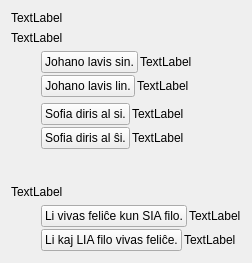
     <widget class="QWidget" name="tab_9">
      <attribute name="icon">
       <iconset resource="ikonoj.qrc">
        <normaloff>:/ikonoj/leciono.png</normaloff>:/ikonoj/leciono.png</iconset>
      </attribute>
      <attribute name="title">
       <string>9</string>
      </attribute>
      <layout class="QVBoxLayout" name="verticalLayout_40" stretch="0,0,1,0,3">
       <item>
        <widget class="titolo" name="Lec10_Label9">
         <property name="text">
          <string>TextLabel</string>
         </property>
        </widget>
       </item>
       <item>
        <layout class="QVBoxLayout" name="verticalLayout_42">
         <item>
          <widget class="QLabel" name="Lec10_Label758">
           <property name="text">
            <string>TextLabel</string>
           </property>
           <property name="alignment">
            <set>Qt::AlignBottom|Qt::AlignLeading|Qt::AlignLeft</set>
           </property>
           <property name="wordWrap">
            <bool>true</bool>
           </property>
          </widget>
         </item>
         <item>
          <layout class="QHBoxLayout" name="horizontalLayout_76">
           <item>
            <spacer name="horizontalSpacer_12">
             <property name="orientation">
              <enum>Qt::Horizontal</enum>
             </property>
             <property name="sizeType">
              <enum>QSizePolicy::Fixed</enum>
             </property>
             <property name="sizeHint" stdset="0">
              <size>
               <width>30</width>
               <height>20</height>
              </size>
             </property>
            </spacer>
           </item>
           <item>
            <layout class="QVBoxLayout" name="verticalLayout_41">
             <item>
              <layout class="QVBoxLayout" name="verticalLayout_38">
               <property name="spacing">
                <number>2</number>
               </property>
               <item>
                <layout class="QHBoxLayout" name="horizontalLayout_70">
                 <item>
                  <widget class="neklakebla" name="pushButton_72">
                   <property name="sizePolicy">
                    <sizepolicy hsizetype="Maximum" vsizetype="Fixed">
                     <horstretch>0</horstretch>
                     <verstretch>0</verstretch>
                    </sizepolicy>
                   </property>
                   <property name="text">
                    <string>Johano lavis sin.</string>
                   </property>
                  </widget>
                 </item>
                 <item>
                  <widget class="QLabel" name="Lec10_Label759">
                   <property name="text">
                    <string>TextLabel</string>
                   </property>
                   <property name="wordWrap">
                    <bool>true</bool>
                   </property>
                  </widget>
                 </item>
                </layout>
               </item>
               <item>
                <layout class="QHBoxLayout" name="horizontalLayout_71">
                 <item>
                  <widget class="neklakebla" name="pushButton_73">
                   <property name="sizePolicy">
                    <sizepolicy hsizetype="Maximum" vsizetype="Fixed">
                     <horstretch>0</horstretch>
                     <verstretch>0</verstretch>
                    </sizepolicy>
                   </property>
                   <property name="text">
                    <string>Johano lavis lin.</string>
                   </property>
                  </widget>
                 </item>
                 <item>
                  <widget class="QLabel" name="Lec10_Label760">
                   <property name="text">
                    <string>TextLabel</string>
                   </property>
                   <property name="wordWrap">
                    <bool>true</bool>
                   </property>
                  </widget>
                 </item>
                </layout>
               </item>
              </layout>
             </item>
             <item>
              <layout class="QVBoxLayout" name="verticalLayout_39">
               <property name="spacing">
                <number>2</number>
               </property>
               <item>
                <layout class="QHBoxLayout" name="horizontalLayout_72">
                 <item>
                  <widget class="neklakebla" name="pushButton_74">
                   <property name="sizePolicy">
                    <sizepolicy hsizetype="Maximum" vsizetype="Fixed">
                     <horstretch>0</horstretch>
                     <verstretch>0</verstretch>
                    </sizepolicy>
                   </property>
                   <property name="text">
                    <string>Sofia diris al si.</string>
                   </property>
                  </widget>
                 </item>
                 <item>
                  <widget class="QLabel" name="Lec10_Label761">
                   <property name="text">
                    <string>TextLabel</string>
                   </property>
                   <property name="wordWrap">
                    <bool>true</bool>
                   </property>
                  </widget>
                 </item>
                </layout>
               </item>
               <item>
                <layout class="QHBoxLayout" name="horizontalLayout_73">
                 <item>
                  <widget class="neklakebla" name="pushButton_75">
                   <property name="sizePolicy">
                    <sizepolicy hsizetype="Maximum" vsizetype="Fixed">
                     <horstretch>0</horstretch>
                     <verstretch>0</verstretch>
                    </sizepolicy>
                   </property>
                   <property name="text">
                    <string>Sofia diris al ŝi.</string>
                   </property>
                  </widget>
                 </item>
                 <item>
                  <widget class="QLabel" name="Lec10_Label762">
                   <property name="text">
                    <string>TextLabel</string>
                   </property>
                   <property name="wordWrap">
                    <bool>true</bool>
                   </property>
                  </widget>
                 </item>
                </layout>
               </item>
              </layout>
             </item>
            </layout>
           </item>
          </layout>
         </item>
        </layout>
       </item>
       <item>
        <spacer name="verticalSpacer_16">
         <property name="orientation">
          <enum>Qt::Vertical</enum>
         </property>
         <property name="sizeType">
          <enum>QSizePolicy::Fixed</enum>
         </property>
         <property name="sizeHint" stdset="0">
          <size>
           <width>20</width>
           <height>30</height>
          </size>
         </property>
        </spacer>
       </item>
       <item>
        <layout class="QVBoxLayout" name="verticalLayout_44">
         <item>
          <widget class="QLabel" name="Lec10_Label1">
           <property name="text">
            <string>TextLabel</string>
           </property>
           <property name="alignment">
            <set>Qt::AlignBottom|Qt::AlignLeading|Qt::AlignLeft</set>
           </property>
           <property name="wordWrap">
            <bool>true</bool>
           </property>
          </widget>
         </item>
         <item>
          <layout class="QHBoxLayout" name="horizontalLayout_79">
           <item>
            <spacer name="horizontalSpacer_13">
             <property name="orientation">
              <enum>Qt::Horizontal</enum>
             </property>
             <property name="sizeType">
              <enum>QSizePolicy::Fixed</enum>
             </property>
             <property name="sizeHint" stdset="0">
              <size>
               <width>30</width>
               <height>20</height>
              </size>
             </property>
            </spacer>
           </item>
           <item>
            <layout class="QVBoxLayout" name="verticalLayout_43">
             <property name="spacing">
              <number>2</number>
             </property>
             <item>
              <layout class="QHBoxLayout" name="horizontalLayout_77">
               <item>
                <widget class="neklakebla" name="pushButton_78">
                 <property name="sizePolicy">
                  <sizepolicy hsizetype="Maximum" vsizetype="Fixed">
                   <horstretch>0</horstretch>
                   <verstretch>0</verstretch>
                  </sizepolicy>
                 </property>
                 <property name="text">
                  <string>Li vivas feliĉe kun SIA filo.</string>
                 </property>
                </widget>
               </item>
               <item>
                <widget class="QLabel" name="Lec10_Label765">
                 <property name="text">
                  <string>TextLabel</string>
                 </property>
                 <property name="wordWrap">
                  <bool>true</bool>
                 </property>
                </widget>
               </item>
              </layout>
             </item>
             <item>
              <layout class="QHBoxLayout" name="horizontalLayout_78">
               <item>
                <widget class="neklakebla" name="pushButton_79">
                 <property name="sizePolicy">
                  <sizepolicy hsizetype="Maximum" vsizetype="Fixed">
                   <horstretch>0</horstretch>
                   <verstretch>0</verstretch>
                  </sizepolicy>
                 </property>
                 <property name="text">
                  <string>Li kaj LIA filo vivas feliĉe.</string>
                 </property>
                </widget>
               </item>
               <item>
                <widget class="QLabel" name="Lec10_Label766">
                 <property name="text">
                  <string>TextLabel</string>
                 </property>
                 <property name="wordWrap">
                  <bool>true</bool>
                 </property>
                </widget>
               </item>
              </layout>
             </item>
            </layout>
           </item>
          </layout>
         </item>
        </layout>
       </item>
       <item>
        <spacer name="verticalSpacer_17">
         <property name="orientation">
          <enum>Qt::Vertical</enum>
         </property>
         <property name="sizeHint" stdset="0">
          <size>
           <width>20</width>
           <height>1</height>
          </size>
         </property>
        </spacer>
       </item>
      </layout>
     </widget>
